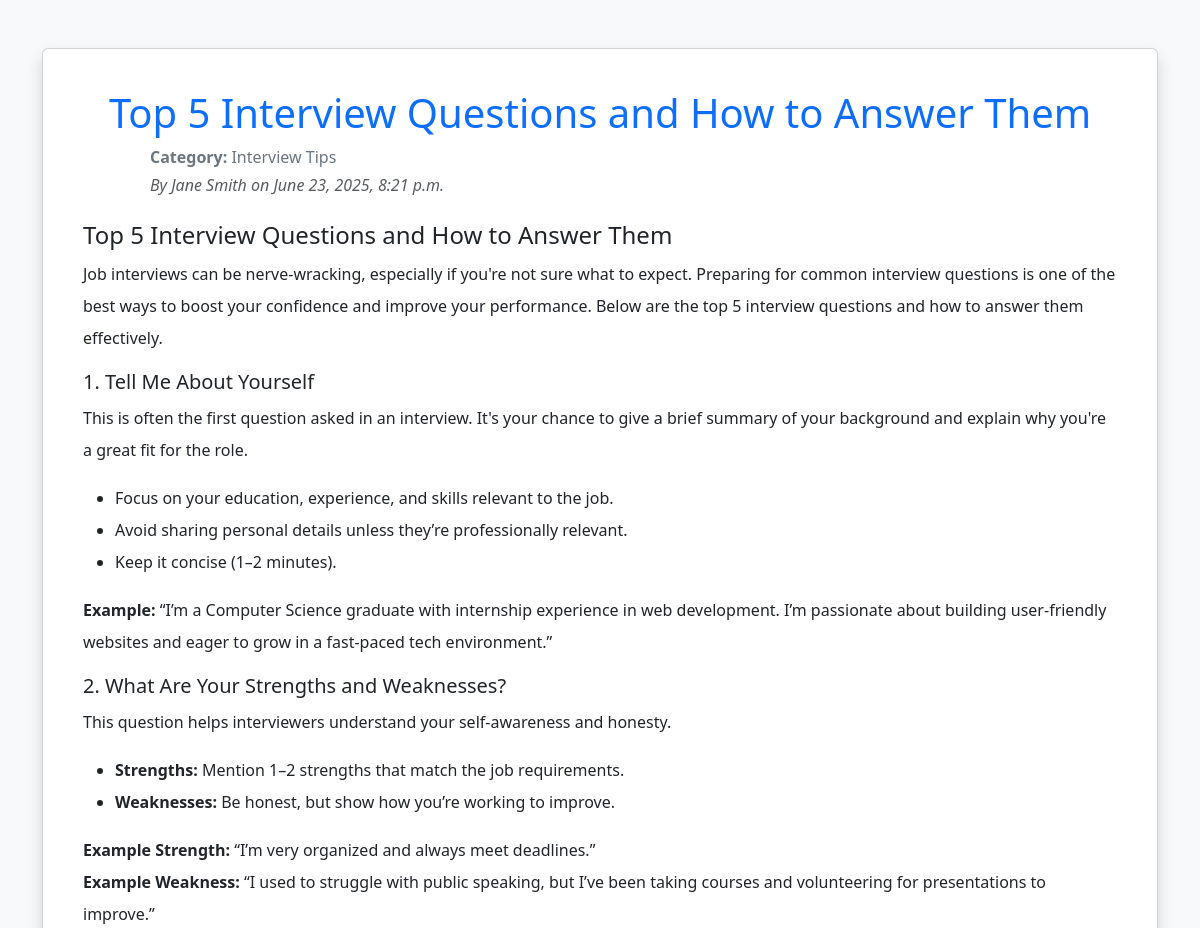
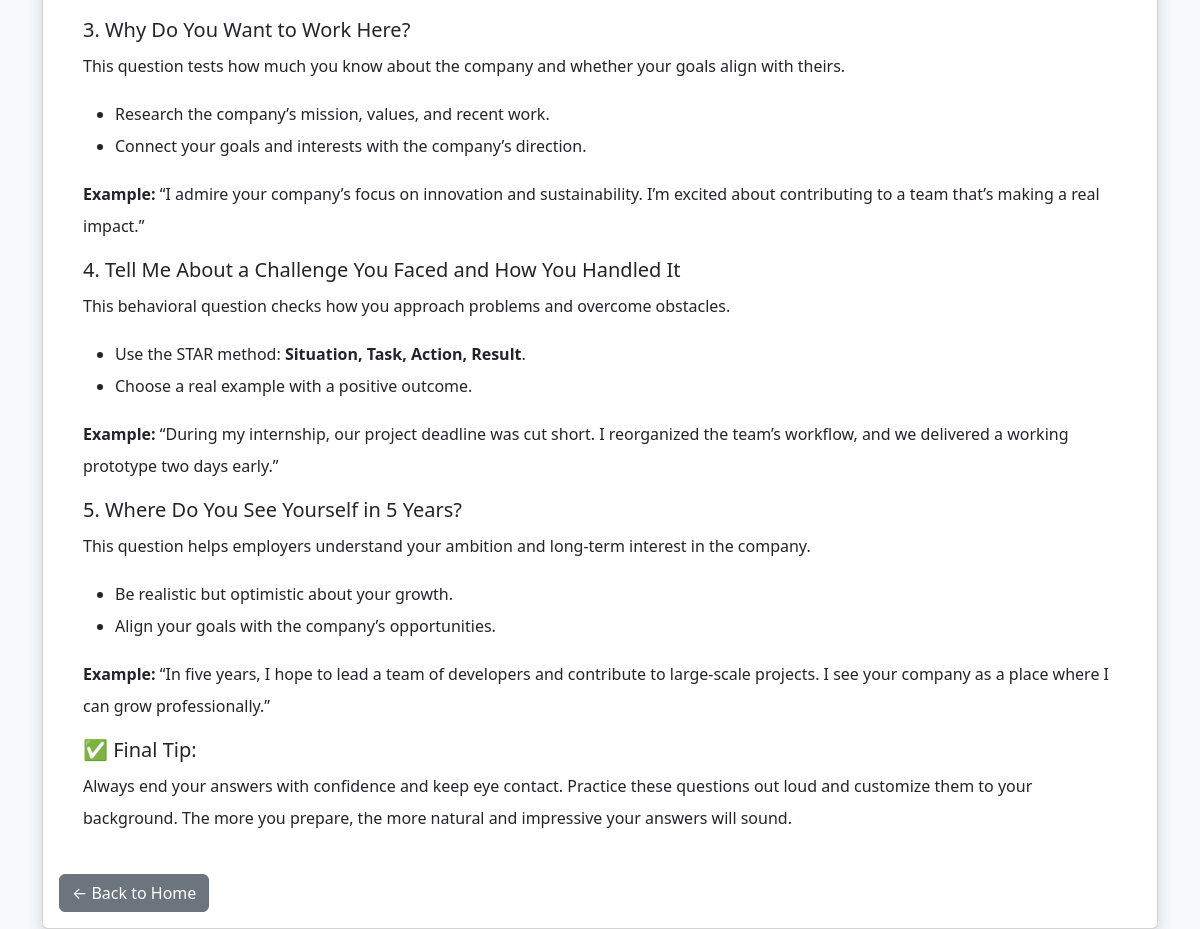
The app's page /post/2/ with its own data (2 pictures, top to bottom).
### BlogApp/models.py (models this page shows, shortened)
class BlogPost(models.Model):
    title = models.CharField(max_length=200)
    content = models.TextField()
    published_date = models.DateTimeField(auto_now_add=True)
    author = models.CharField(max_length=100)
    category = models.CharField(max_length=100)

### BlogApp/views.py (the view)
# urls.py: path('post/<int:post_id>/', views.post_detail, name='post_detail'),
def post_detail(request, post_id):
    post = get_object_or_404(BlogPost, id=post_id)
    return render(request, 'post_detail.html', {'post': post})

### BlogApp/templates/post_detail.html (shortened to what this page needs)
{% load static %}
<!DOCTYPE html>
<html lang="en">
<head>
    <link rel="stylesheet" href="{% static 'css/bootstrap.min.css' %}">
</head>
<body class="bg-light">
    <div class="container mt-5">
        <div class="card shadow">
            <div class="card-body">
                <h1 class="card-title text-primary text-center mt-4 mx-4">{{ post.title }}</h1>
                <div class="ms-auto" style="max-width: 900px; margin: 0 auto; text-align: left;">
                <p class="text-secondary mb-1">
                <strong>Category:</strong> {{ post.category }}
                </p>
                <p class="text-muted fst-italic">
                 By {{ post.author }} on {{ post.published_date }}
                </p>
                </div>
                <div class="mt-4 mx-4">
                    <div class="content fs-6 lh-lg">
                        {{ post.content|safe }}
                    </div>
                </div>
                <a href="{% url 'home' %}" class="btn btn-secondary mt-4">← Back to Home</a>
            </div>
        </div>
    </div>
</body>
</html>

### records on screen
BlogPost: title "Top 5 Interview Questions and How to Answer Them", category "Interview Tips", author "Jane Smith", published_date "June 23, 2025, 8:21 p.m.", content "Top 5 Interview Questions and How to Answer Them Job interviews can be nerve-wracking, especially if you're not sure what to expect. Preparing for common interview questions is one of the best ways to boost your confidence and improve your performance. Below are the top 5 interview questions and how to answer them effectively. 1. Tell Me About Yourself This is often the first question asked in an interview. It's your chance to give a brief summary of your background and explain why you're a great fit for the role. Focus on your education, experience, and skills relevant to the job. Avoid sharing personal details unless they’re professionally relevant. Keep it concise (1–2 minutes). Example:…"
